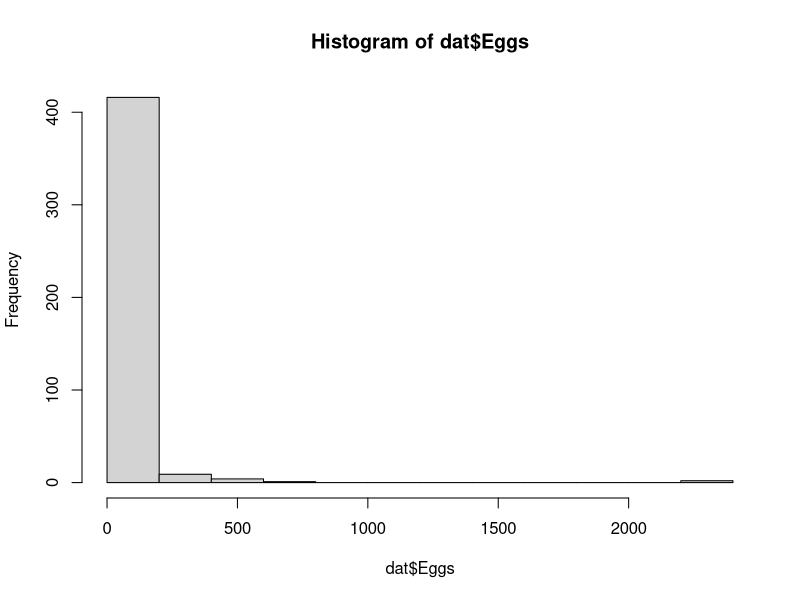

R code for this plot:
# Williams et al 2019 
# Update Feb 2019

##### Data preperation and exploration

library(tidyverse)

# read in data
dat <- read_csv("Data/Blackwood-data.csv")

# dat1 = only samples where data for prey IS available
# dat2 = prey NOT included as a factor
# dat3 = 'plugging' NAs in predictor variable purely for data exploration




dat <- as.data.frame(dat)
class(dat)
glimpse(dat)

as.numeric(dat$Eggs)
hist(dat$Eggs)







# model concept
y1:3 ~ . + (1|Depth/Site) + (1|Month)